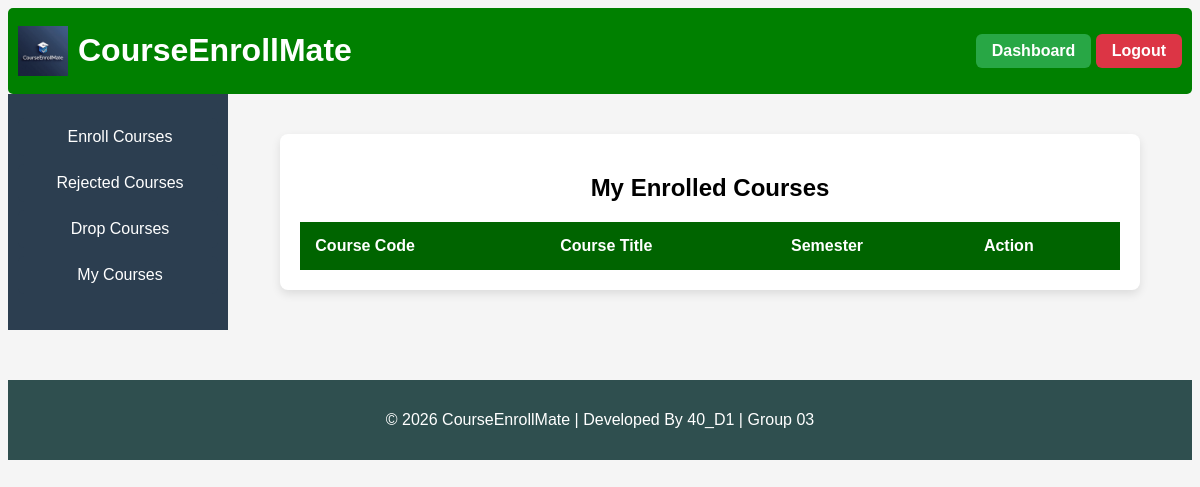
The app's page /my_courses (signed in), older data.
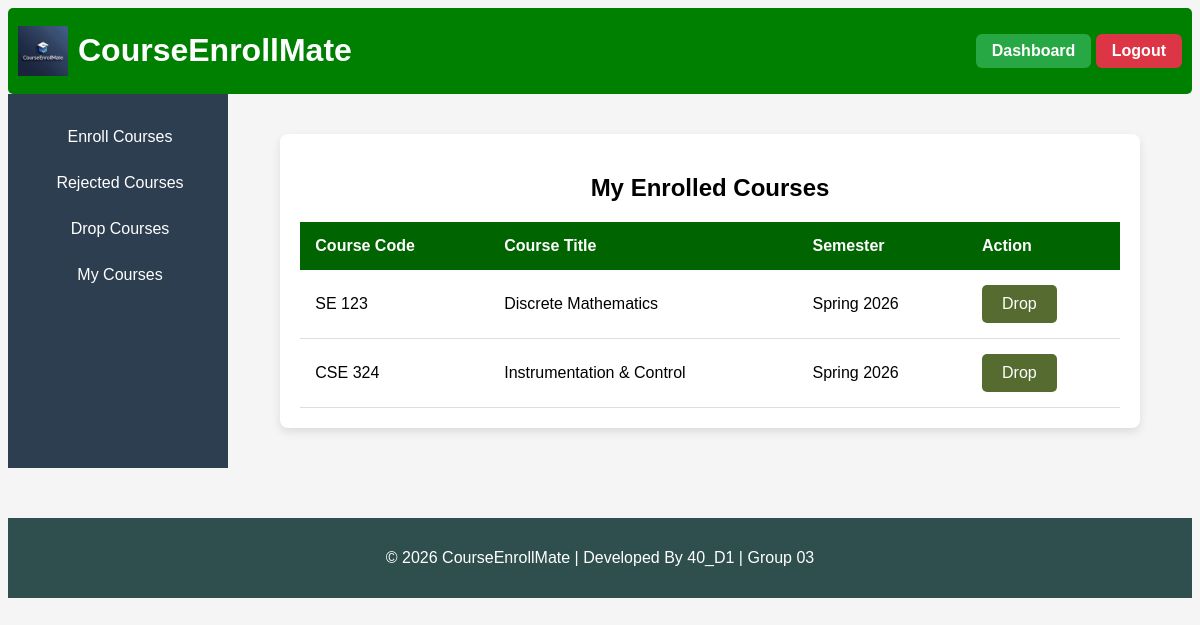
The same page, newer data.
### tables this page shows
CREATE TABLE enrollment_requests (
    id INTEGER PRIMARY KEY AUTOINCREMENT,
    student_id INTEGER NOT NULL,
    offering_id INTEGER NOT NULL,
    request_date TIMESTAMP DEFAULT CURRENT_TIMESTAMP,
    status TEXT CHECK(status IN ('pending','approved','rejected')) DEFAULT 'pending', rejection_reason TEXT,
    FOREIGN KEY (student_id) REFERENCES users(id),
    FOREIGN KEY (offering_id) REFERENCES course_offerings(id)
);

CREATE TABLE courses (
    id INTEGER PRIMARY KEY AUTOINCREMENT,
    course_code TEXT UNIQUE NOT NULL,
    course_title TEXT NOT NULL,
    course_description TEXT,
    credit_hours INTEGER NOT NULL,
    created_at TIMESTAMP DEFAULT CURRENT_TIMESTAMP
);

CREATE TABLE semesters (
    id INTEGER PRIMARY KEY AUTOINCREMENT,
    semester_name TEXT NOT NULL,
    start_date TEXT,
    end_date TEXT,
    status TEXT CHECK(status IN ('active','inactive')) DEFAULT 'inactive'
);

### app.py (the view)
@app.route("/my_courses")
@login_required
@role_required("student")
def my_courses():
    student_id = session["user_id"]
    conn = get_db_connection()
    courses = conn.execute("""
        SELECT
            er.id AS enrollment_id,
            co.id AS offering_id,
            co.semester_id,
            c.course_code,
            c.course_title,
            s.semester_name
        FROM enrollment_requests er
        JOIN course_offerings co ON er.offering_id = co.id
        JOIN courses c ON co.course_id = c.id
        JOIN semesters s ON co.semester_id = s.id
        WHERE er.student_id = ? AND er.status = 'approved'
    """, (student_id,)).fetchall()
    course_list = []
    for c in courses:
        deadline = conn.execute("""
            SELECT deadline_date FROM drop_deadline
            WHERE semester_id = ?
        """, (c["semester_id"],)).fetchone()
        if deadline and date.today() > date.fromisoformat(deadline["deadline_date"]):
            drop_allowed = False
        else:
            drop_allowed = True
        course_list.append({
            "enrollment_id": c["enrollment_id"],
            "course_code": c["course_code"],
            "course_title": c["course_title"],
            "semester_name": c["semester_name"],
            "drop_allowed": drop_allowed
        })
    conn.close()
    return render_template("my_courses.html", courses=course_list)

### app.py (called while the page is built)
def get_db_connection():
    BASE_DIR = os.path.dirname(os.path.abspath(__file__))
    db_path = os.path.join(BASE_DIR, "courseenrollmate.db")
    conn = sqlite3.connect(db_path)
    conn.row_factory = sqlite3.Row
    conn.execute("PRAGMA foreign_keys = ON")
    return conn

### helper.py (called while the page is built)
def login_required(f):
    @wraps(f)
    def decorated_function(*args, **kwargs):
        if "username" not in session:
            return redirect("/login")
        return f(*args, **kwargs)
    return decorated_function

def role_required(role):
    def decorator(f):
        @wraps(f)
        def decorated_function(*args, **kwargs):
            if session.get("role") != role:
                return "403 Forbidden: Unauthorized access"
            return f(*args, **kwargs)
        return decorated_function
    return decorator

### templates/my_courses.html
{% extends "base.html" %}
{% block body %}
<div class="table-container">
    <h2>My Enrolled Courses</h2>
    <table>
        <thead>
            <tr>
            <th>Course Code</th>
            <th>Course Title</th>
            <th>Semester</th>
            <th>Action</th>
            </tr>
        </thead>
    {% for c in courses %}
        <tbody>
            <tr>
            <td>{{ c.course_code }}</td>
            <td>{{ c.course_title }}</td>
            <td>{{ c.semester_name }}</td>
            <td>
                {% if c.drop_allowed %}
                    <a href="/drop_course/{{ c.enrollment_id }}">Drop</a>
                {% else %}
                    <button disabled>Deadline Passed</button>
                {% endif %}
            </td>
            </tr>
        </tbody>
    {% endfor %}
    </table>
</div>
{% endblock %}

Row changes from the older to the newer data that the page shows:
now on this page (row edited): enrollment_requests: course_code "SE 123", course_title "Discrete Mathematics", semester_name "Spring 2026"
added enrollment_requests: course_code "CSE 324", course_title "Instrumentation & Control", semester_name "Spring 2026"
